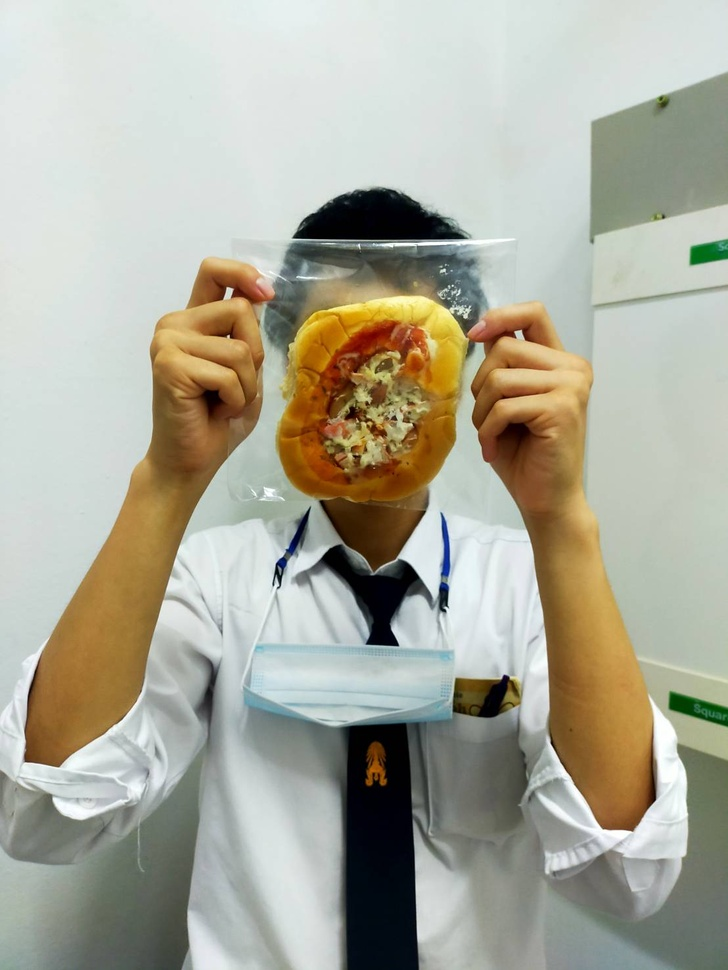
#> input picture 18558.jpg, 728 x 970 px, shrunk from 1108 x 1477 before the run
$ python cal_histogram_demo.py
#> lines starting #> are read from the running program, lines starting #| are printed output that depends on the picture; long printed decimals are rounded
import cv2
import numpy as np
from matplotlib import pyplot as plt

# image path
path = r'./18558.jpg'

# using imread()
img = cv2.imread(path, cv2.IMREAD_GRAYSCALE)
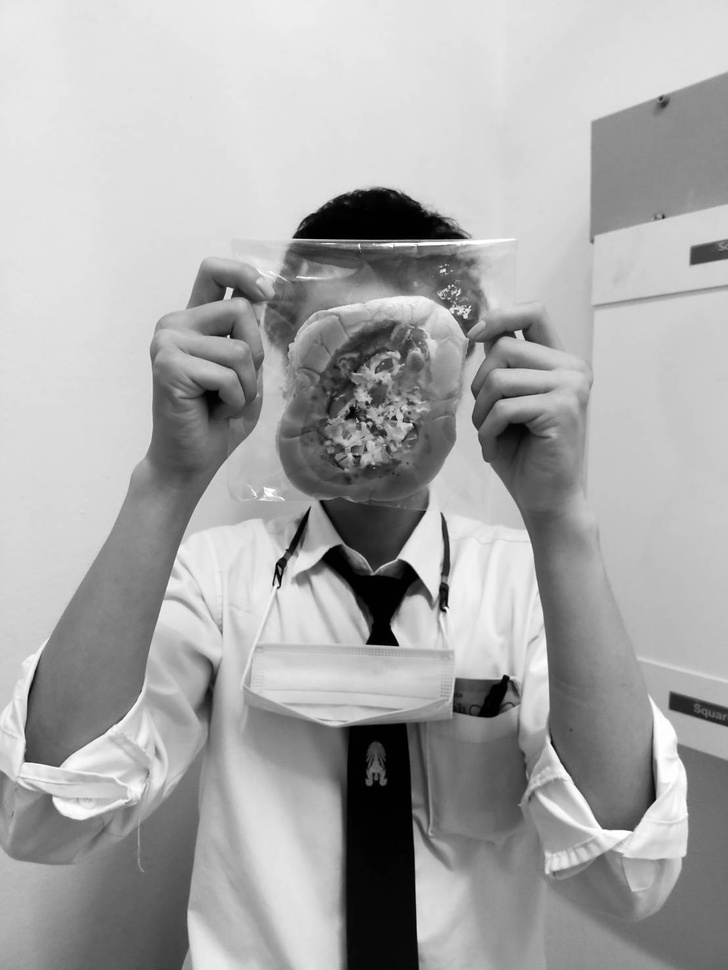
#> img: shape (970, 728); min 0, max 255, mean 169
cv2.imshow('Cat',img)

dst = cv2.calcHist([img], [0], None, [256], [0,256])
#> dst = 256 values, max 21694 at index 224, min 136 at index 22, mean 2758.4

plt.hist(img.ravel(),256,[0,256])
plt.title('Histogram for gray scale image')
plt.show()
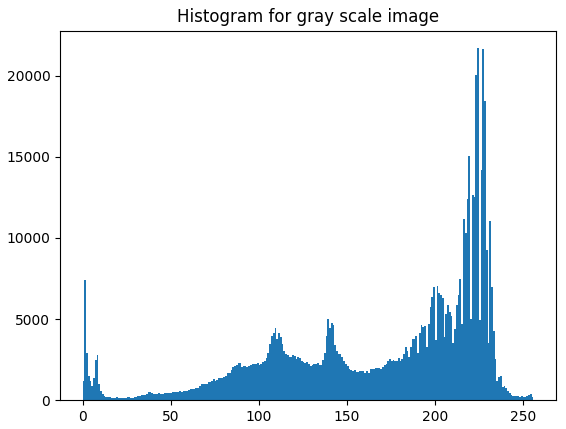
#> figure drawn by matplotlib, 1 panel; tallest bar 21694 high, from x = 224 to 225

print(dst.mean()/256)
#| 10.775

$ run again, with 18555.jpg copied over 18558.jpg
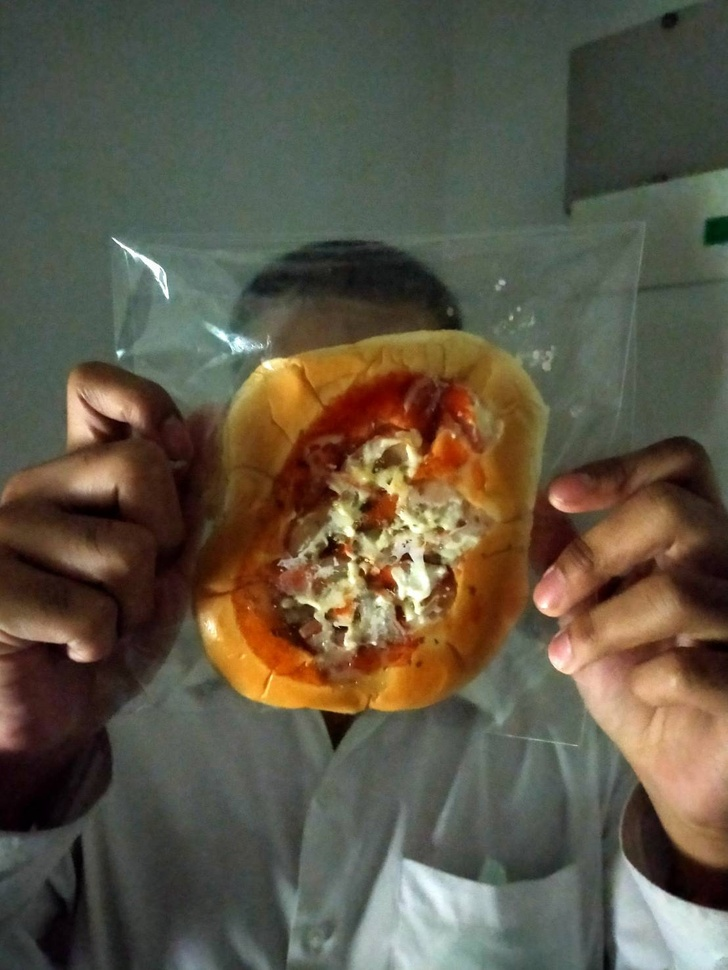
#> input picture 18555.jpg, 728 x 970 px, shrunk from 1108 x 1477 before the run
#> `img = cv2.imread(path, cv2.IMREAD_GRAYSCALE)`:
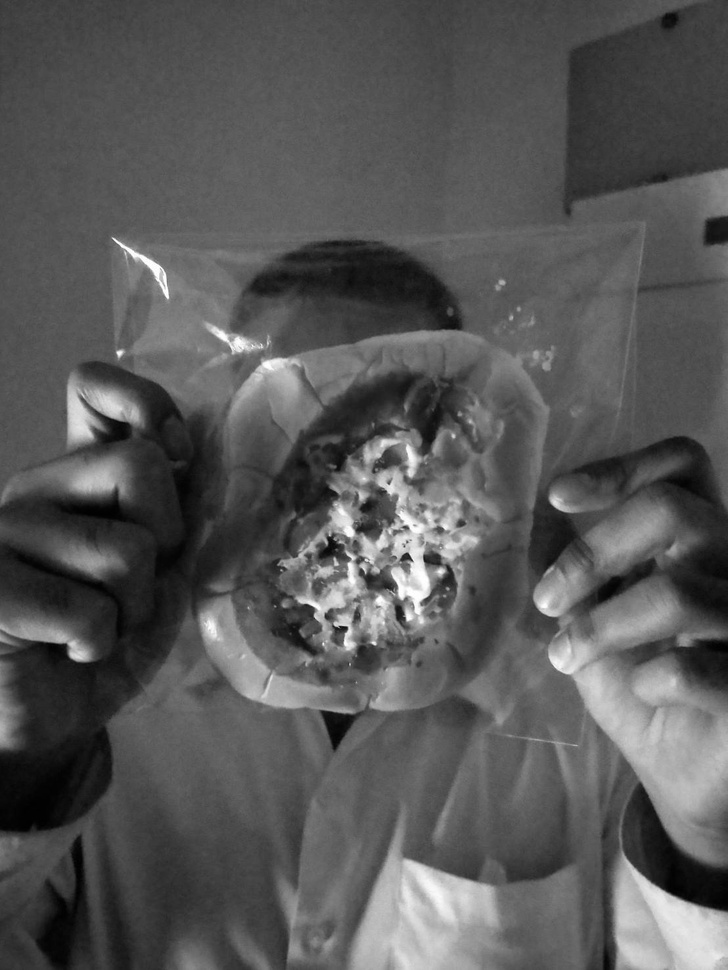
#> img: shape (970, 728); min 0, max 255, mean 87.2
#> dst = 256 values, max 14090 at index 83, min 17 at index 0, mean 2758.4
#> `plt.show()`:
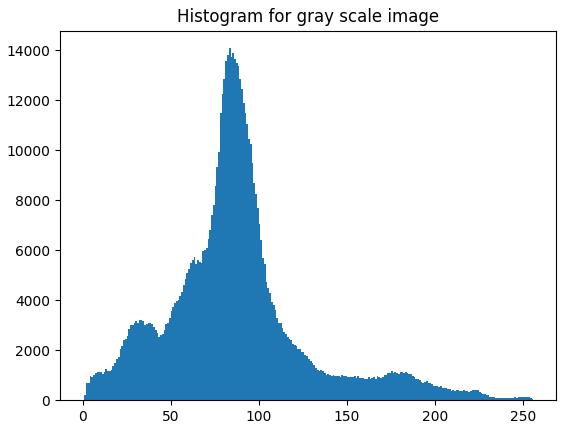
#> figure drawn by matplotlib, 1 panel; tallest bar 14090 high, from x = 83 to 84
#| 10.775

$ run again, with 18556.jpg copied over 18558.jpg
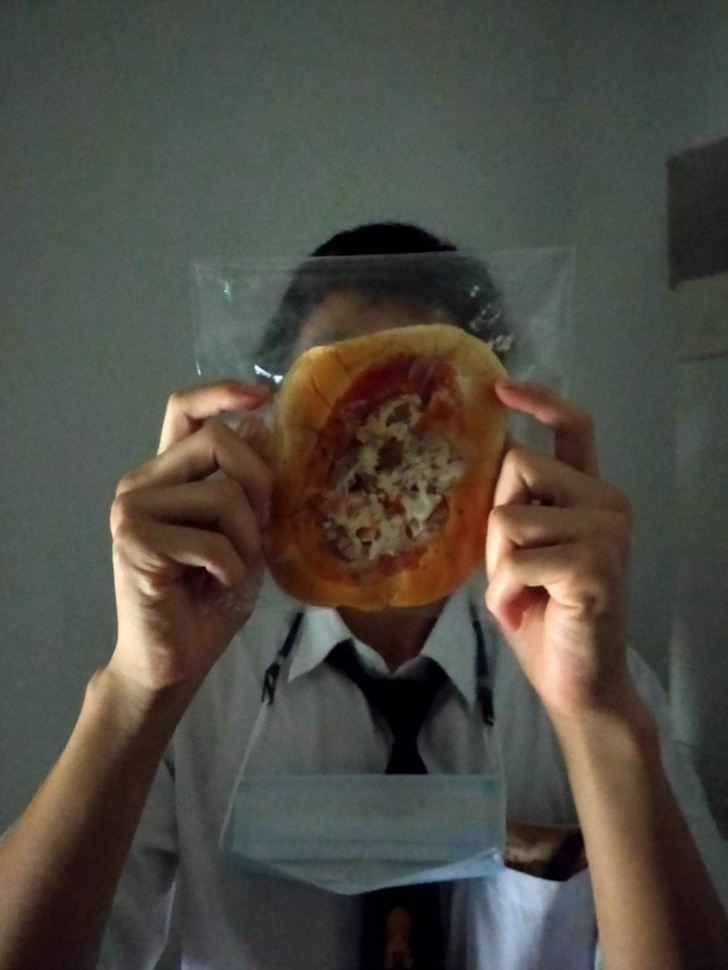
#> input picture 18556.jpg, 728 x 970 px, shrunk from 1108 x 1477 before the run
#> `img = cv2.imread(path, cv2.IMREAD_GRAYSCALE)`:
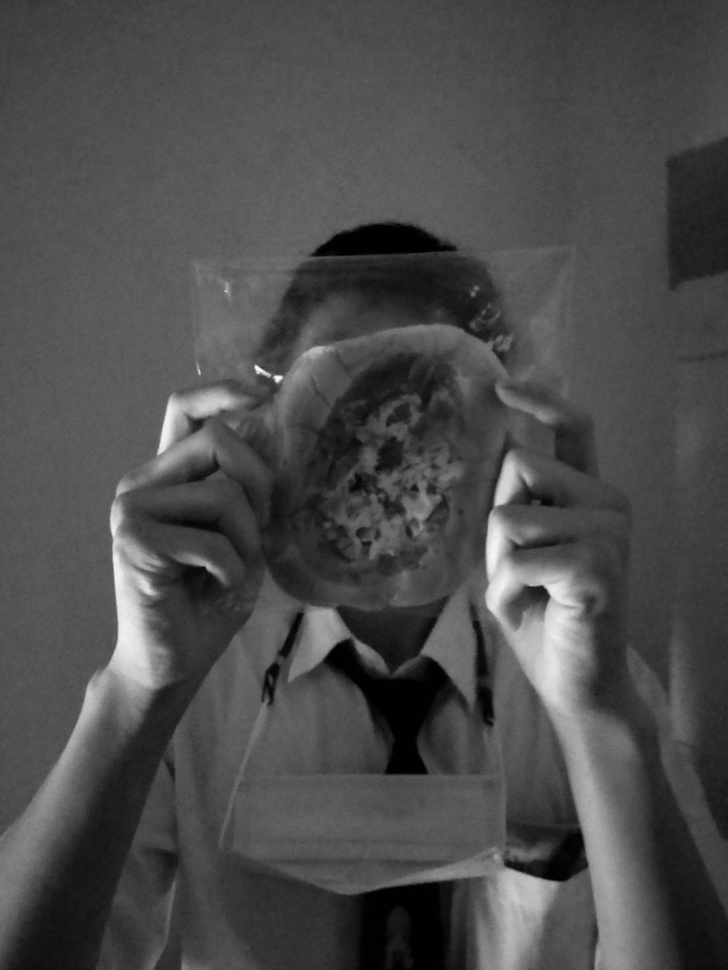
#> img: shape (970, 728); min 0, max 252, mean 75.5
#> dst = 256 values, max 15558 at index 86, min 0 at index 249, mean 2758.4
#> `plt.show()`:
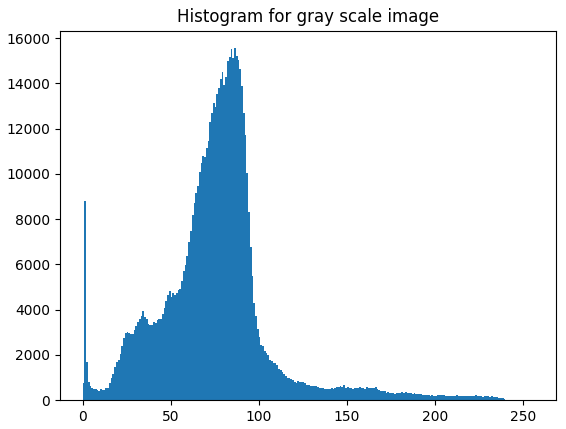
#> figure drawn by matplotlib, 1 panel; tallest bar 15558 high, from x = 86 to 87
#| 10.775

$ run again, with 18557.jpg copied over 18558.jpg
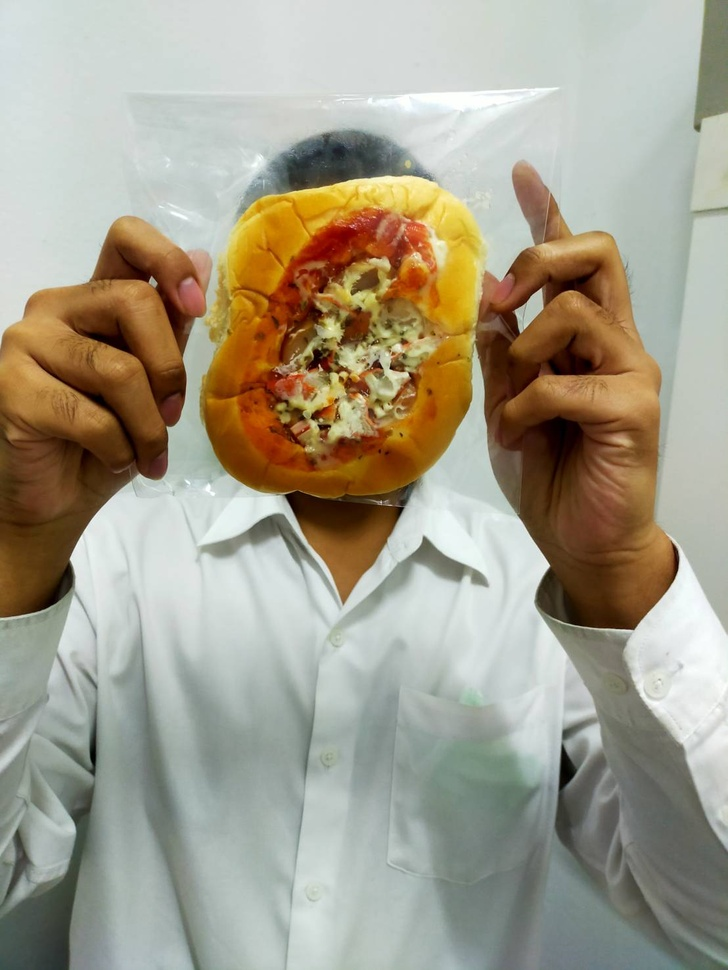
#> input picture 18557.jpg, 728 x 970 px, shrunk from 1108 x 1477 before the run
#> `img = cv2.imread(path, cv2.IMREAD_GRAYSCALE)`:
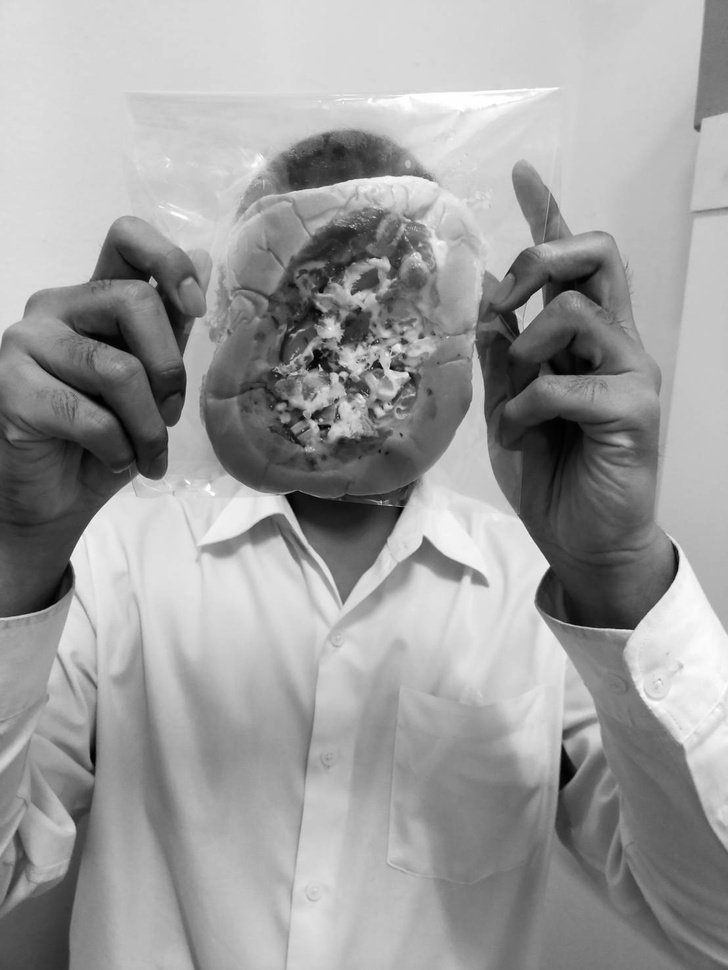
#> img: shape (970, 728); min 0, max 255, mean 157.1
#> dst = 256 values, max 17432 at index 217, min 52 at index 0, mean 2758.4
#> `plt.show()`:
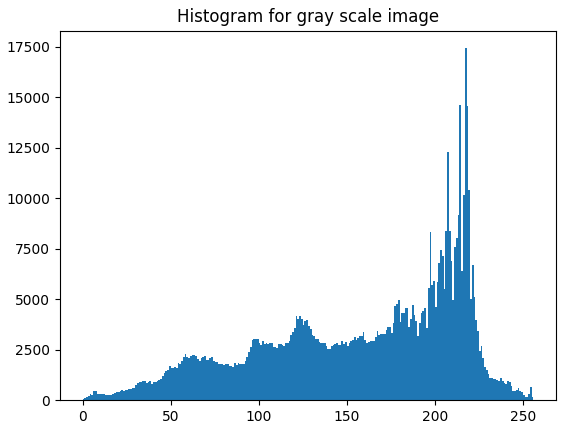
#> figure drawn by matplotlib, 1 panel; tallest bar 17432 high, from x = 217 to 218
#| 10.775
